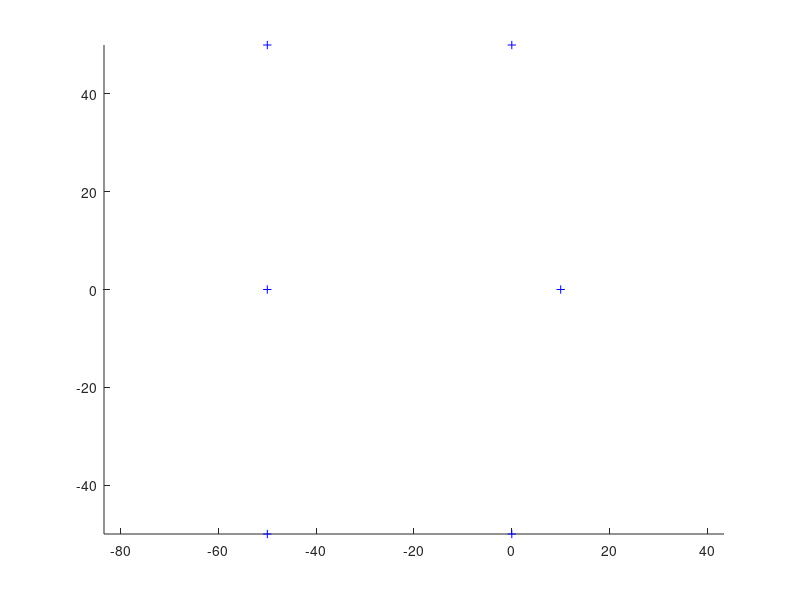

MATLAB code for this plot: (Note: this script raises an error after producing the figure.)
%% Extended kalman filter
function EKFSLAM
% Clear all
close all; clear all;
% Global variables (avoid extra copies)
global xVehicleTrue;
global LandFeatures;
global LaserSensorSettings;
global VisionSensorSettings; % for latter incorporation id possible
global xOdomLast;
global nSteps;
global UTrue;

% Setting of the sensors specs
LaserSensorSettings.Bearing =30; % Degrees
LaserSensorSettings.Range =50; % Meters
display(sprintf('=== Sensor Definitions ===  \n Max Range:  %d Meters\n Max Bearing: %d Degrees \n========================== \n',LaserSensorSettings.Range,LaserSensorSettings.Bearing));
display(' Paused!!! Press any Key!! ');
pause;


% Length of the experiment
nSteps =150; % change to extend the lentgh of the simulation

% Size Map
WorldSize =300;

% Number of landfeatures to add to map
nLandFeatures =6;

% Make some spare for then
LandFeatures = zeros(2,1,nLandFeatures);

% Lets put the beacons at desired positions ( need to match the number
% defined)!!!! if nor some of then cannot be scanned!!
LandFeatures(:,:,1)=[0 -50]';
LandFeatures(:,:,2)=[0 50]';
LandFeatures(:,:,3)=[10 0]';
LandFeatures(:,:,4)=[-50 0]';
LandFeatures(:,:,5)=[-50 -50]';
LandFeatures(:,:,6)=[-50 50]';

% Initial position of the vehicle
xVehicleTrue = [ 0 0 0]'; % start position (x, y, theta)
% xVehicleTrue = [ 100 100 0]'; % start position (x, y, theta)



% Set the initial conditions of the filter
xEst =[xVehicleTrue]; % already an columm vector
PEst = diag([1 1 0.01]); % start with an medium covar ( Atention EKF need an good initialization)
% PEst = diag([10 10 0.1]); % start with an medium covar ( Atention EKF need an good initialization)
% PEst = diag([.1 .1 0.001]); % start with an medium covar ( Atention EKF need an good initialization)

% Make some space to save the Landmarks detected (arraylist (x,y)
MappedLandFeatures = NaN*zeros(nLandFeatures,2);


% Additive noise to be added at the observation
obsNoise = randn(2,1)

% Ok lets show where are our Landmarks located in the world
figure(1); hold on; grid off; axis equal;
plot(LandFeatures(1,:),LandFeatures(2,:),'b+');hold on;
set(gcf,'doublebuffer','on');
hLine = line([0,0],[0,0]);
set(hLine,'linestyle',':');
axis([ -WorldSize/2 WorldSize/2 -WorldSize/2 WorldSize/2]);
xlabel(' Initial Conditions and beacons at blue +');
display(sprintf('\n\n\n Showing initial Location \n Press any key to procced\n'));
pause;

% Standart deviation errors added to control
UTrue = diag([0.01,0.01,1.5*pi/180]).^2;

% Standard deviation errors regarding observation
RTrue = diag([1.1,5*pi/180]).^2;


% Aditive factor for control estimation and noise
UEst = 2.0*UTrue;
REst = 2.0*RTrue;



% All Setup and ready to go
% Extract first odometry for predict
CtrlNoise = randn(3,1); % some random control noise to be added ( note change to gaussian)
xOdomLast = GetOdometry(CtrlNoise);

for k = 2:nSteps
    
    % get robot Control and simulate the movement
    CtrlNoise = randn(3,1); % some random control noise to be added
    SimulateMovement(CtrlNoise);
    
    xOdomNow = GetOdometry(CtrlNoise); % Get the odometry values c
    u = tcomp(tinv(xOdomLast),xOdomNow); % figure out control 
    xOdomLast = xOdomNow; % refhesh odometry vector
    
    % extract the two compoments of the estimation ( Vehicle and
    % landfeatures
    % get vehicle estimation
    xVehicle = xEst(1:3); % estimated only the part for the vehicle
    % get landferatures estimation
    xMap = xEst(4:end); % Landfeatures estimation are the rest ones
 
    
    %do prediction (the following is simply the result of multiplying 
    %out block form of jacobians)     
    xVehiclePred = tcomp(xVehicle,u); % estimation is regarding current and control vector
    % covariance for vehicle
    %J2 is just an simple rotation matrix over x
    % just need to change to the cnematic model and speeds
    
    % Change this!!!
    PPredvv = J1(xVehicle,u)* PEst(1:3,1:3) *J1(xVehicle,u)' + J2(xVehicle,u)* UEst * J2(xVehicle,u)';
    % vehicle/ landmarks,
    PPredvm = J1(xVehicle,u)*PEst(1:3,4:end);
    % For the rest just extract (landfeatures
    PPredmm = PEst(4:end,4:end);
    
    % agregates robot prediction and beacons
    xPred = [xVehiclePred;xMap];
%     % Compose the covariance matrix
%          Ppred = |Pvv Pvm
%                  |Pvm' Pmm
    PPred = [PPredvv PPredvm;
        PPredvm' PPredmm];
       

    % Get the observation (passing noise to be added and Noise true
    ObsNoise =randn(2,1);
    [z,iFeature] = GetObservation(ObsNoise,RTrue);
    
   
     if(~isempty(z)) % if i get an valid observation
        %have we seen this feature before?
        % need to change here ( see Validation gate White)
        if( ~isnan(MappedLandFeatures(iFeature,1)))
            
            %predict observation: find out where it is in state vector
            FeatureIndex = MappedLandFeatures(iFeature,1);
            % Extract feature values in state vector
            xFeature = xPred(FeatureIndex:FeatureIndex+1);
            
            % predict the observation
            zPred = DoObservationModel(xVehicle,xFeature);
            
            % get observation Jacobians
            [jHxv,jHxf] = GetObsJacs(xVehicle,xFeature);
            
            % fill in state jacobian
            jH = zeros(2,length(xEst));
            jH(:,FeatureIndex:FeatureIndex+1) = jHxf;
            jH(:,1:3) = jHxv;
            
            %do Kalman update:
            % check for inovation (here we can use the validation gate
            Innov = z-zPred;
            % angles have always to be checked only betwewn 0 an 2Pi
            Innov(2) = AngleWrapping(Innov(2));
            
            S = jH*PPred*jH'+REst;
            W = PPred*jH'*inv(S); 
            xEst = xPred+ W*Innov;
            
            PEst = PPred-W*S*W';
            
            %ensure P remains symmetric
            PEst = 0.5*(PEst+PEst');
        else
            % this is a new feature
            
            % extract length of the current tracking landmarks
            nStates = length(xEst); 
            
            % Compute the x,y position of the landmark x,y robot plus
            % Xxvehicle +distance*cos(angle + Xthvehicle)
            % Xyvehicle + distance* sin(angle + Xthvehicle)
            xFeature = xVehicle(1:2)+ [z(1)*cos(z(2)+xVehicle(3));z(1)*sin(z(2)+xVehicle(3))];
            xEst = [xEst;xFeature]; %add to state vector estimated
            % compute jacobians regaing feature and observation 
            [jGxv, jGz] = GetNewFeatureJacs(xVehicle,z); 
            
            % M=| 1 0 0  0 0
            %   | 0 1 0  0 0
            %   | 0 0 1  0 0
            %   -------------
            %   |
            
            M = [eye(nStates), zeros(nStates,2);% no use jacobian w.r.t vehicle
                jGxv zeros(2,nStates-3)  , jGz];
            
            PEst = M*blkdiag(PEst,REst)*M';
            
            %remember this feature as being mapped we store its ID and position in the state vector
            MappedLandFeatures(iFeature,:) = [length(xEst)-1, length(xEst)];
            
        end;
     else
        % notinng new found lets procced refreshing the values for next run
        xEst = xPred;
        PESt = PPred;
    end;
    
    
    % at all interactions
    
    % Plot the veicule shape LOL
        a = axis;
        clf;
        axis(a);hold on;
        n  = length(xEst); % get the total state and vector also
        % only the landmarks
        nF = (n-3)/2;
        
        % Draw vehicle and its eliipse only the 3 first are the vehicle
%         % state   P = |v v v|-----
%                       |v v v|-----
%                       |v v v|-----
%                       ------------
        DoVehicleGraphics(xEst(1:3),PEst(1:3,1:3),3,[0 1]);
        
        % if we get an valid observation plot is values
        if(~isnan(z))
            % Plot the line to beacon
            h = line([xEst(1),xFeature(1)],[xEst(2),xFeature(2)]);
            set(h,'linestyle',':');
            %make some visible information
            % legend( sprintf('Range: %3.2fm; Angle: %3.2f: °  ',z(1),(z(2)-pi/2)*180/pi));
            
        end;
        % For all plot the covariance elipse of each state fr the landmark
        for(i = 1:nF)
            iF = 3+2*i-1; 
            plot(xEst(iF),xEst(iF+1),'b*');
            PlotEllipse(xEst(iF:iF+1),PEst(iF:iF+1,iF:iF+1),3);
        end;        
        k      
        drawnow;  
end
end












